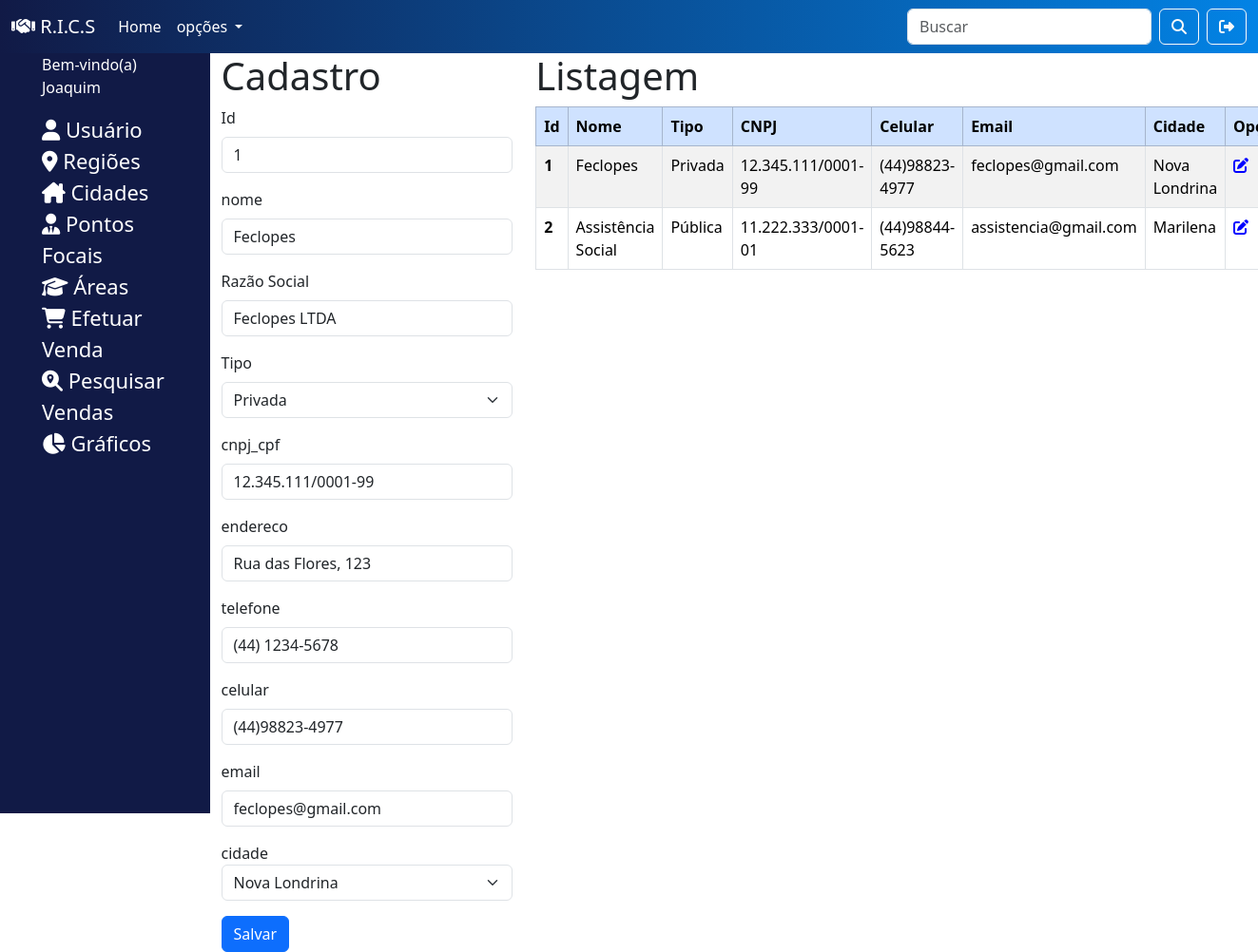
The app's page /sistema/pontoFocal.php?id=1 (signed in) with its own data.
### tables this page shows
CREATE TABLE ponto_focal (
    id INT PRIMARY KEY NOT NULL AUTO_INCREMENT,
    nome VARCHAR(45),
    razao_social VARCHAR(45),
    tipo VARCHAR(45),
    cnpj_cpf VARCHAR(45),
    endereco VARCHAR(255),
    telefone VARCHAR(45),
    celular VARCHAR(45),
    email VARCHAR(45),
    id_cidade_fk INT,
    FOREIGN KEY (id_cidade_fk) REFERENCES cidade(id)
);

CREATE TABLE cidade(
    id INT PRIMARY KEY NOT NULL AUTO_INCREMENT,
    nome VARCHAR(45) NOT NULL,
    cep VARCHAR(15),
    estado CHAR(2),
    id_regiao_fk INT,
    FOREIGN KEY (id_regiao_fk) REFERENCES regiao(id)
);

### sistema/pontoFocal.php (the view, shortened to what this page needs)
<?php
  include './backend/conexao.php';
  include './recursos/cabecalho.php';
  $destino = "./backend/pontoFocal/inserir.php";
  if(!empty($_GET['id'])){
    $id = $_GET['id'];
    $sql = "SELECT * FROM ponto_focal WHERE id='$id' ";
    $dados = mysqli_query($conexao, $sql);
    $pontoFocals = mysqli_fetch_assoc($dados);
    $destino = "./backend/pontoFocal/alterar.php";
  }
?>
<body>
  <?php include './recursos/menuSuperior.php'?>
  <div class="container-fluid">
    <div class="row">
      <div class="col-2 menu">
        <?php include './recursos/menuLateral.php' ?>
      </div>
      <div class="col-3">
        <h1> Cadastro </h1>
        <form action="<?= $destino ?>" method="post">
          <div class="mb-3">
            <label class="form-label"> Id </label>
            <input readonly name="id" type="text" value="<?php echo isset($pontoFocals) ? $pontoFocals['id']: "" ?>" class="form-control">
          </div>
          <div class="mb-3">
            <label class="form-label"> nome </label>
            <input name="nome" type="text" autofocus value="<?php echo isset($pontoFocals) ? $pontoFocals['nome']: "" ?>" class="form-control">
          </div>
          <div class="mb-3">
            <label class="form-label"> Razão Social </label>
            <input name="razao_social" type="text" value="<?php echo isset($pontoFocals) ? $pontoFocals['razao_social']: "" ?>" class="form-control">
          </div>
          <div class="mb-3">
            <label class="form-label"> Tipo </label>
            <select class="form-select" name="tipo">
              <option value="Privada"> Privada </option>
            </select>
          </div>
          <div class="mb-3">
            <label class="form-label"> cnpj_cpf </label>
            <input name="cnpj_cpf" type="text" value="<?php echo isset($pontoFocals) ? $pontoFocals['cnpj_cpf']: "" ?>" class="form-control cnpj">
          </div>
          <div class="mb-3">
            <label class="form-label"> endereco </label>
            <input name="endereco" type="text" value="<?php echo isset($pontoFocals) ? $pontoFocals['endereco']: "" ?>" class="form-control">
          </div>
          <div class="mb-3">
            <label class="form-label"> telefone </label>
            <input name="telefone" type="text" value="<?php echo isset($pontoFocals) ? $pontoFocals['telefone']: "" ?>" class="form-control phone_with_ddd">
          </div>
          <div class="mb-3">
            <label class="form-label"> celular </label>
            <input name="celular" type="text" value="<?php echo isset($pontoFocals) ? $pontoFocals['celular']: "" ?>" class="form-control phone_with_ddd">
          </div>
          <div class="mb-3">
            <label class="form-label"> email </label>
            <input name="email" type="text" value="<?php echo isset($pontoFocals) ? $pontoFocals['email']: "" ?>" class="form-control">
          </div>
          <div class="mb-3">
            <label> cidade </label>
            <select name="cidade" class="form-select" required>
              <?php
                $sql = "SELECT * FROM cidade ORDER BY nome";
                $resultado = mysqli_query($conexao, $sql);
                $cidadeSelecionada = isset($pontoFocals) ? $pontoFocals['id_cidade_fk']: '';
                while($reg = mysqli_fetch_assoc($resultado)){
                  $selecao = ($reg['id'] == $cidadeSelecionada) ? 'selected' : '';
                  echo "<option value='{$reg['id']}' $selecao> {$reg['nome']} </option>";
                }
              ?>
            </select>
          </div>
          <button type="submit" class="btn btn-primary"> Salvar </button>
        </form>
      </div>
      <div class="col-7">
        <h1> Listagem </h1>
        <table id="tabela" class="table table-striped table-bordered" >
          <thead class="table-primary">
            <tr>
              <th scope="col">Id</th>
              <th scope="col">Nome</th>
              <th scope="col">Tipo</th>
              <th scope="col">CNPJ</th>
              <th scope="col">Celular</th>
              <th scope="col">Email</th>
              <th scope="col">Cidade</th>
              <th scope="col">Opções</th>
            </tr>
          </thead>
          <tbody>
          <?php
            $sql = "SELECT * FROM ponto_focal";
            $dados = mysqli_query($conexao, $sql);
            while($coluna = mysqli_fetch_assoc($dados)){
          ?>
            <tr>
              <th scope="row"> <?php echo $coluna['id'] ?></th>
              <td> <?php echo $coluna['nome'] ?> </td>
              <td> <?php echo $coluna['tipo'] ?> </td>
              <td> <?php echo $coluna['cnpj_cpf'] ?> </td>
              <td> <?php echo $coluna['celular'] ?> </td>
              <td> <?php echo $coluna['email'] ?> </td>
              <?php
                $sql = "SELECT * FROM cidade WHERE id=".$coluna['id_cidade_fk'];
                $resultado = mysqli_query($conexao, $sql);
                $cidade = mysqli_fetch_assoc($resultado);
              ?>
              <td> <?php echo $cidade['nome'] ?> </td>
              <td>
                <a href="./pontoFocal.php?id=<?= $coluna['id'] ?>"> <i class="fa-solid fa-pen-to-square me-3" style="color: blue;"></i></a>
              </td>
            </tr>
          <?php }  ?>
          </tbody>
        </table>
      </div>
    </div>
  </div>
</body>
</html>

### sistema/estilo.css (style rules this page uses)
.menu { background-color: rgb(17, 26, 70); height: 100vh; list-style: none; }

### records on screen
ponto_focal: id "1", nome "Feclopes", razao_social "Feclopes LTDA", cnpj_cpf "12.345.111/0001-99", endereco "Rua das Flores, 123", telefone "(44) 1234-5678", celular "(44)98823-4977", email "feclopes@gmail.com", tipo "Privada", id_cidade_fk.nome "Nova Londrina"
ponto_focal: id "2", nome "Assistência Social", tipo "Pública", cnpj_cpf "11.222.333/0001-01", celular "(44)98844-5623", email "assistencia@gmail.com", id_cidade_fk.nome "Marilena"

### other values on screen
$_SESSION['usuario'] "Joaquim"
form field cidade "Nova Londrina"
